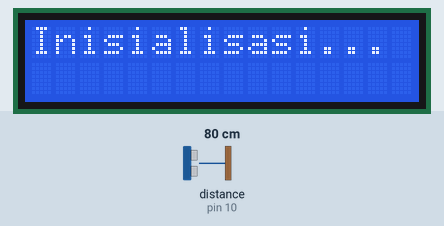
A sketch run on a simulated Arduino Uno, built with avr-gcc and run on an emulated ATmega328P. Parts: 16×2 character LCD. Wiring (inferred from the names in the program): ultrasonic range finder: trigger pin 9; echo pin 10. The inputs (shaded band) are chosen by the test bench; at power-on: distance to the obstacle (sensor on pin 10) 80 cm. The echo pulse lasts 58.3 µs per cm.

Above: at 0.1 s.
At 3.2 s:
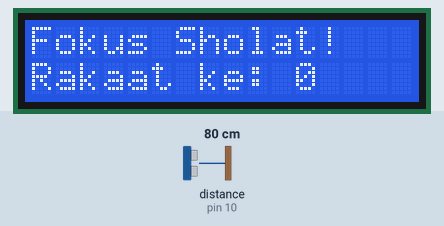
3.3 s: distance to the obstacle (sensor on pin 10) set to 299 cm
Timing chart, 0 to 6.3 s (numbered marks = the images above; inputs shaded):
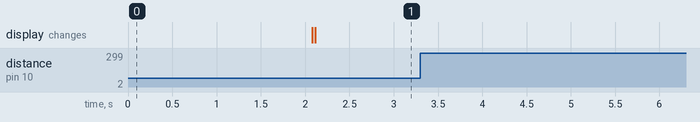

The sketch:

rakaat_counter.ino
```cpp
#include <Wire.h>
#include <LiquidCrystal_I2C.h>

// LCD Initialization (address I2C: 0x27, size 16x2)
LiquidCrystal_I2C lcd(0x27, 16, 2);

const int trigPin = 9;
const int echoPin = 10;

int sujud;
int rakaat;
bool sujudState = false;

void setup() {
    // LCD Initialization
    lcd.init();
    lcd.backlight();
    lcd.setCursor(0, 0);
    lcd.print("Inisialisasi...");
    delay(2000);

    // Pin Configuration
    pinMode(trigPin, OUTPUT);
    pinMode(echoPin, INPUT);

    // Variable Settings
    sujud = -1;
    rakaat = 0;
    sujudState = false;

    // Clean the LCD after initialization
    lcd.clear();
}

void loop() {
    // Calculating distance using sensors
    long duration, distance;
    digitalWrite(trigPin, LOW);
    delayMicroseconds(2);
    digitalWrite(trigPin, HIGH);
    delayMicroseconds(10);
    digitalWrite(trigPin, LOW);
    duration = pulseIn(echoPin, HIGH);
    distance = (duration / 2) / 29.1;

    // Logic to detect position and count rakaat/prostration
    if (distance < 10 && !sujudState) {
        sujud++;
        sujudState = true;
        if (sujud == 2) {
            rakaat++;
            sujud = 0;
        }
    } else if (distance >= 10) {
        sujudState = false;
    }

    // Displays the number of rakaat on the LCD
    lcd.clear();
    lcd.setCursor(0, 0);
    lcd.print("Fokus Sholat!");
    lcd.setCursor(0, 1);
    lcd.print("Rakaat ke: ");
    lcd.print(rakaat);

    delay(500); // Add a pause for stability
}
```

Measured:
- after the input at 3.3 s, every drawn part: stays the same
